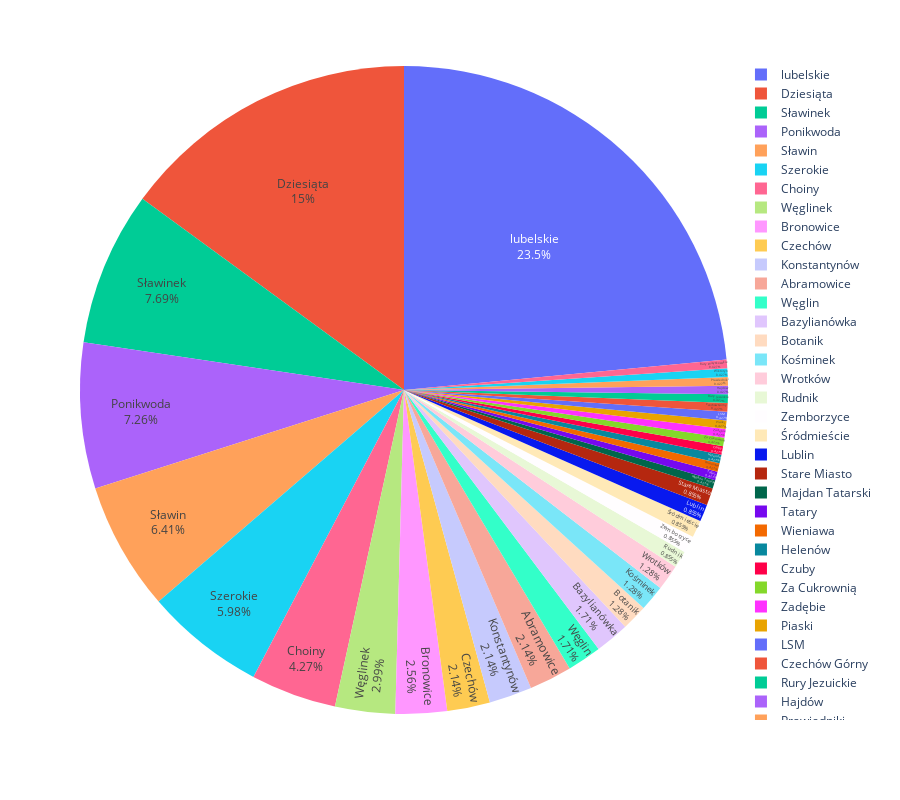

The cell this chart's notebook holds for it:
### Code cell
df = pd.DataFrame(data['Dzielnica'].value_counts())

df.columns = ['Ilosc']
df.index.name = 'Dzielnica'
fig = px.pie(df, values="Ilosc", names=df.index, height=800)
fig.update_traces(textposition='inside', textinfo='percent+label')
fig.show()

### Figure 1 — Plotly figure (JSON) as saved in the notebook; plotly's stock layout.template omitted (floating-point values rounded to 4 significant figures)
{"data": [{"domain": {"x": [0, 1], "y": [0, 1]}, "hovertemplate": "Dzielnica=%{label}<br>Ilosc=%{value}<extra></extra>", "labels": ["lubelskie", "Dziesiąta", "Sławinek", "Ponikwoda", "Sławin", "Szerokie", "Choiny", "Węglinek", "Bronowice", "Czechów", "Konstantynów", "Abramowice", "Węglin", "Bazylianówka", "Botanik", "Kośminek", "Wrotków", "Rudnik", "Zemborzyce", "Śródmieście", "Lublin", "Stare Miasto", "Majdan Tatarski", "Tatary", "Wieniawa", "Helenów", "Czuby", "Za Cukrownią", "Zadębie", "Piaski", "LSM", "Czechów Górny", "Rury Jezuickie", "Hajdów", "Prawiedniki", "Wiktoryn", "Rury Wizytkowskie"], "legendgroup": "", "name": "", "showlegend": true, "textinfo": "percent+label", "textposition": "inside", "type": "pie", "values": [55, 35, 18, 17, 15, 14, 10, 7, 6, 5, 5, 5, 4, 4, 3, 3, 3, 2, 2, 2, 2, 2, 1, 1, 1, 1, 1, 1, 1, 1, 1, 1, 1, 1, 1, 1, 1]}], "layout": {"height": 800, "legend": {"tracegroupgap": 0}, "margin": {"t": 60}}}
